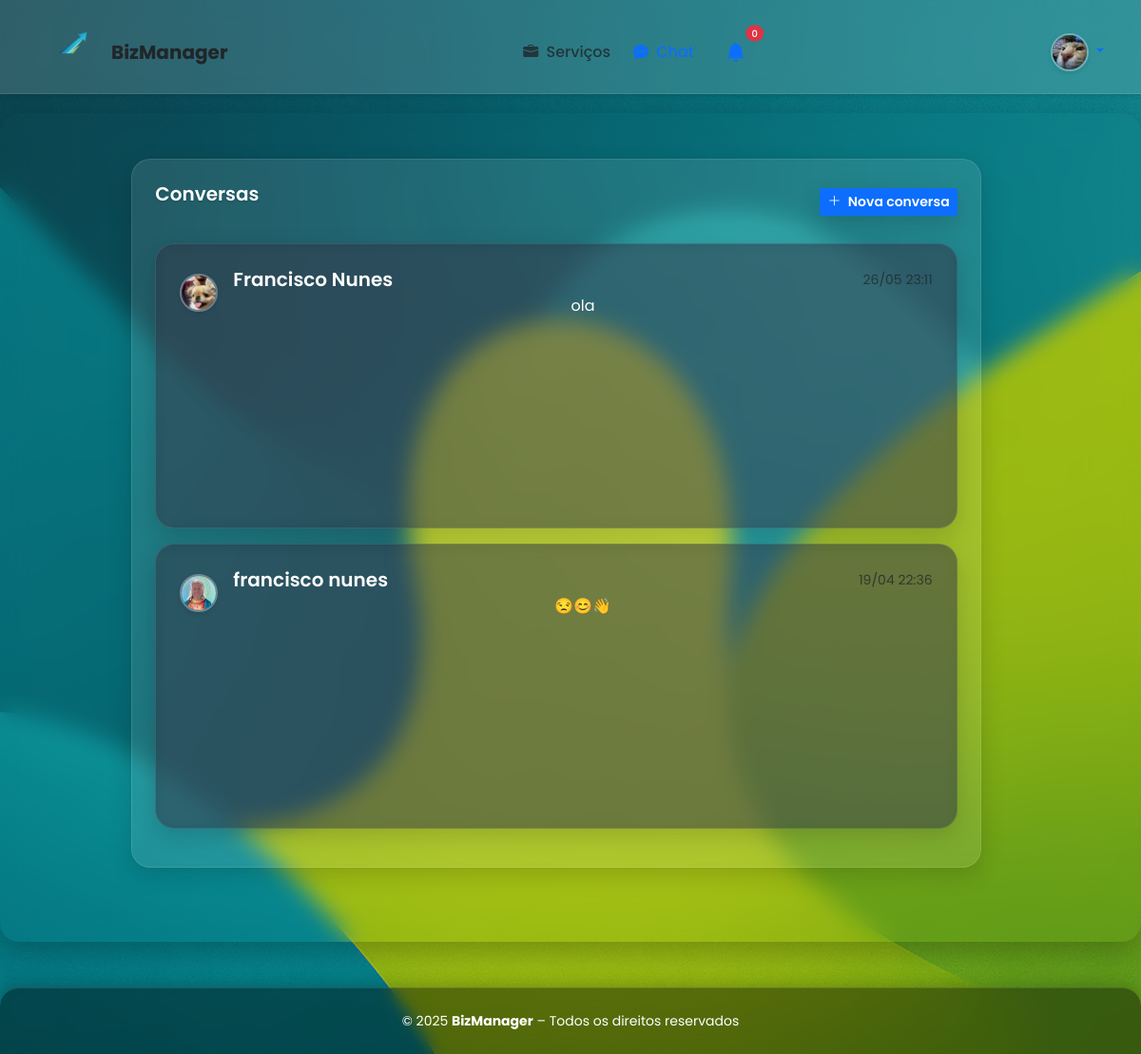
/chat/ (signed in), run on the app's committed database.
### autenticacao/models.py (models this page shows, shortened)
class User(AbstractUser):
    username = None
    email = models.EmailField(_('email address'), unique=True)
    user_type = models.CharField(max_length=20, choices=[
        ('freelancer', 'Freelancer'),
        ('cliente', 'Cliente'),
    ], default='cliente')
    USERNAME_FIELD = 'email'
    REQUIRED_FIELDS = []
    objects = UserManager()
    groups = models.ManyToManyField(
        'auth.Group',
        verbose_name=_('groups'),
        blank=True,
        help_text=_(
            'The groups this user belongs to. A user will get all permissions '
            'granted to each of their groups.'
        ),
        related_name='user_set_custom',  # Nome personalizado para evitar conflito
        related_query_name='user',
    )
    user_permissions = models.ManyToManyField(
        'auth.Permission',
        verbose_name=_('user permissions'),
        blank=True,
        help_text=_('Specific permissions for this user.'),
        related_name='user_set_custom',  # Nome personalizado para evitar conflito
        related_query_name='user',
    )
    def get_full_name(self):
        full_name = f"{self.first_name} {self.last_name}"
        return full_name.strip()

class Perfil(models.Model):
    user = models.OneToOneField(User, on_delete=models.CASCADE, related_name='perfil')
    foto = models.ImageField(upload_to='perfil/', null=True, blank=True)
    morada = models.CharField(max_length=200, null=True, blank=True)
    bio = models.TextField(null=True, blank=True)

### chat/models.py (models this page shows, shortened)
class ChatRoom(models.Model):
    name = models.CharField(max_length=100)
    description = models.TextField(blank=True, null=True)
    participants = models.ManyToManyField(User, related_name='chat_rooms')
    created_at = models.DateTimeField(auto_now_add=True)

class Message(models.Model):
    room = models.ForeignKey(ChatRoom, on_delete=models.CASCADE, related_name='messages')
    sender = models.ForeignKey(User, on_delete=models.CASCADE, related_name='sent_messages')
    content = models.TextField()
    timestamp = models.DateTimeField(default=timezone.now)
    is_read = models.BooleanField(default=False)
    file_url = models.CharField(max_length=255, blank=True, null=True)
    class Meta:
        ordering = ['timestamp']

### chat/views.py (the view)
# urls.py: path('', views.index, name='index'),
@login_required
def index(request):
    user_rooms = ChatRoom.objects.filter(participants=request.user)
    rooms_with_info = []
    for room in user_rooms:
        last_message = room.messages.order_by('-timestamp').first()
        unread_count = room.messages.filter(is_read=False).exclude(sender=request.user).count()
        other_participants = room.participants.exclude(id=request.user.id)
        rooms_with_info.append({
            'room': room,
            'last_message': last_message,
            'unread_count': unread_count,
            'other_participants': other_participants
        })
    rooms_with_info.sort(
        key=lambda x: x['last_message'].timestamp if x['last_message'] else room.created_at,
        reverse=True
    )
    return render(request, 'chat/index.html', {
        'rooms_with_info': rooms_with_info,
    })

### config/context_processors.py (called while the page is built)
def stripe_context(request):
    return {
        'settings': {
            'STRIPE_PUBLIC_KEY': settings.STRIPE_PUBLIC_KEY,
        }
    }

### autenticacao/templates/chat/index.html (shortened to what this page needs)
{% extends 'base.html' %}
{% load static %}
{% block content %}
<div class="container py-4">
    <div class="row">
        <div class="col-lg-10 mx-auto">
            <div class="card">
                <div class="card-body">
                    <div class="d-flex justify-content-between align-items-center mb-4">
                        <h4 class="card-title">Conversas</h4>
                        <div>
                            <a href="{% url 'chat:contacts' %}" class="btn-cta-modern btn-sm">
                                <i class="bi bi-plus-lg me-1"></i> Nova conversa
                            </a>
                        </div>
                    </div>
                    {% if rooms_with_info %}
                        <div class="list-group">
                            {% for item in rooms_with_info %}
                                <a href="{% url 'chat:room' room_name=item.room.name %}" class="category-card-modern mb-3">
                                    <div class="d-flex align-items-center">
                                        <div class="me-3">
                                            {% if item.other_participants.first.perfil.foto %}
                                                <img src="{{ item.other_participants.first.perfil.foto.url }}" alt="Avatar" class="avatar">
                                            {% else %}
                                                <img src="{% static 'images/profile-placeholder.png' %}" alt="Avatar" class="avatar">
                                            {% endif %}
                                        </div>
                                        <div class="flex-grow-1">
                                            <div class="d-flex justify-content-between align-items-center">
                                                <h5 class="mb-0">
                                                    {% if item.other_participants.count == 1 %}
                                                        {{ item.other_participants.first.get_full_name|default:item.other_participants.first.email }}
                                                    {% else %}
                                                        {{ item.room.name }}
                                                    {% endif %}
                                                </h5>
                                                <div class="d-flex align-items-center">
                                                    <small class="text-muted">
                                                        {% if item.last_message %}
                                                            {{ item.last_message.timestamp|date:"d/m" }} {{ item.last_message.timestamp|time:"H:i" }}
                                                        {% endif %}
                                                    </small>
                                                </div>
                                            </div>
                                            <div class="mt-1">
                                                {% if item.last_message %}
                                                    {{ item.last_message.content }}
                                                {% else %}
                                                    <em>Nenhuma mensagem</em>
                                                {% endif %}
                                            </div>
                                        </div>
                                    </div>
                                </a>
                            {% endfor %}
                        </div>
                    {% endif %}
                </div>
            </div>
        </div>
    </div>
</div>
{% endblock %}

### templates/base.html (shortened to what this page needs)
{% load static %}
<!DOCTYPE html>
<html lang="pt-pt">
<head>
    <link href="https://cdn.jsdelivr.net/npm/bootstrap@5.3.2/dist/css/bootstrap.min.css" rel="stylesheet">
    <link rel="stylesheet" href="https://cdn.jsdelivr.net/npm/bootstrap-icons@1.10.5/font/bootstrap-icons.css">
    <link rel="stylesheet" href="{% static 'css/style.css' %}">
</head>
<body>
<header class="main-header glass-header shadow-sm">
    <div class="container-fluid d-flex justify-content-between align-items-center px-4 py-2">
        <div class="d-flex align-items-center gap-2">
            <a href="{% url 'home' %}" class="text-decoration-none">
                <div class="d-flex align-items-center gap-2">
                    <img src="{% static 'images/logo3.png' %}" alt="Logo" class="logo-icon" style="height: 70px;">
                    <span class="fw-bold fs-5 text-dark">BizManager</span>
                </div>
            </a>
        </div>
        <nav class="nav-center d-none d-lg-flex align-items-center gap-4">
            <a href="{% url 'servicos_publicos' %}" class="nav-link {% if 'servicos-disponiveis' in request.path %}active{% endif %}">
                <i class="bi bi-briefcase-fill me-1"></i> Serviços
            </a>
            <a href="{% url 'chat:index' %}" class="nav-link {% if 'chat' in request.path %}active{% endif %}">
                <i class="bi bi-chat-dots-fill me-1"></i> Chat
            </a>
            <div class="dropdown">
                <a href="#" class="nav-icon-link position-relative" id="notificationsDropdown" role="button" data-bs-toggle="dropdown" aria-expanded="false">
                    <i class="bi bi-bell-fill fs-5"></i>
                    <span id="notification-count-badge" class="position-absolute top-0 start-100 translate-middle badge rounded-pill bg-danger" style="font-size: 10px;">0</span>
                </a>
            </div>
        </nav>
        <div class="d-flex align-items-center gap-3">
            {% if user.is_authenticated %}
                <div class="dropdown user-dropdown">
                    <a href="#" class="dropdown-toggle text-decoration-none" id="userDropdown" role="button" data-bs-toggle="dropdown" aria-expanded="false">
                        {% if user.perfil.foto %}
                            <img src="{{ user.perfil.foto.url }}" alt="Perfil" class="avatar">
                        {% else %}
                            <img src="{% static 'images/profile-placeholder.png' %}" alt="Perfil" class="avatar">
                        {% endif %}
                    </a>
                </div>
            {% else %}
                <a href="{% url 'login' %}" class="btn btn-outline-primary btn-sm" style="display: inline-block !important; visibility: visible !important;">Iniciar sessão</a>
                <a href="{% url 'escolher_conta' %}" class="btn btn-primary btn-sm">Criar conta</a>
            {% endif %}
        </div>
    </div>
</header>
<main class="main-wrapper py-4 px-3 px-md-5">
    <div class="container-fluid">
        {% block content %}{% endblock %}
    </div>
</main>
<footer class="footer-glass text-center py-4 mt-5">
    <div class="container-fluid">
        <p class="mb-0 text-white small">© 2025 <strong>BizManager</strong> – Todos os direitos reservados</p>
    </div>
</footer>
</body>
</html>

### data on the page
User: perfil.foto (picture)
ChatRoom: other_participants.first.perfil.foto (picture), other_participants.first.get_full_name "Francisco Nunes", last_message.timestamp "26/05", last_message.timestamp "23:11", last_message.content "ola"
ChatRoom: other_participants.first.perfil.foto (picture), other_participants.first.get_full_name "francisco nunes", last_message.timestamp "19/04", last_message.timestamp "22:36", last_message.content "😒😊👋"
